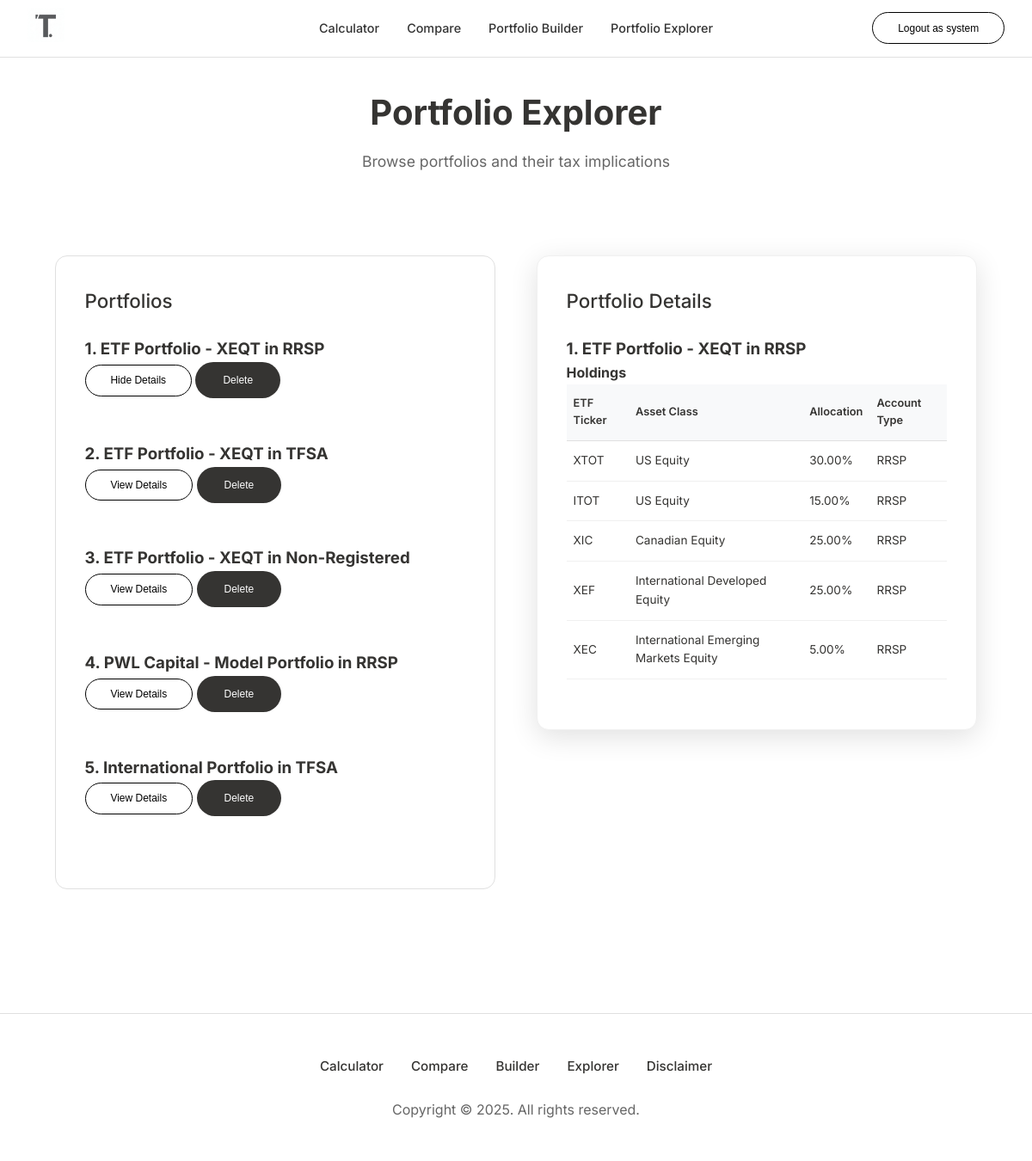
Page /controllers/portfolio_explorer.php (signed in) on the committed database.
### tables this page shows
CREATE TABLE holdings (
    id INT AUTO_INCREMENT PRIMARY KEY,
    portfolio_id INT NOT NULL,
    asset_class VARCHAR(50) NOT NULL,
    etf_ticker VARCHAR(20) NOT NULL,
    allocation_percentage DECIMAL(5,2) NOT NULL,
    account_type VARCHAR(50) NOT NULL,
    exchange VARCHAR(10) NOT NULL,
    fund_structure VARCHAR(20) NOT NULL,
    trailing_yield DECIMAL(5,2),
    FOREIGN KEY (portfolio_id) REFERENCES portfolios(id) ON DELETE CASCADE
);

### controllers/portfolio_explorer.php (called while the page is built, shortened)
<?php
require_once '../models/portfolio.php';
$db = new Portfolio();
try {
    if (isset($_SESSION['user_id']) && $_SESSION['user_id'] != null) {
        $portfolios = $db->getAllPortfoliosWithDetails(null, $_SESSION['user_id']);
    } else {
        $portfolios = $db->getAllPortfoliosWithDetails($_SESSION['anon_user'], null);
    }
} catch (Exception $e) {
    $error = $e->getMessage();
    $portfolios = [];
}
include '../view/portfolio_explorer.php';
?>

### database.php (called while the page is built, shortened)
<?php
class Database {
    public function connect() {
        $dbHost = 'localhost';
        $dbName = 'your_db_name';
        $username = 'your_db_user';
        $password = 'your_db_password';
        $dsn = "mysql:host=$dbHost;dbname=$dbName";
        try {
            $db = new PDO($dsn, $username, $password);
            return $db;
        } catch (PDOException $e) {
            $this->display_error($e->getMessage());
        }
    }
}

### models/portfolio.php (called while the page is built, shortened)
<?php
require_once __DIR__ . '/../database.php';
class Portfolio {
    private $db;
    public function __construct() {
        $database = new Database();
        $this->db = $database->connect();
    }
    public function getAllPortfoliosWithDetails($anon_user = null, $userId = null) {
        try {
            if ($userId !== null) {
                $query = "SELECT portfolios.id, portfolios.name, portfolios.description, portfolios.user_id,
                                 holdings.asset_class, holdings.etf_ticker, holdings.allocation_percentage, holdings.account_type
                          FROM portfolios
                          INNER JOIN holdings ON portfolios.id = holdings.portfolio_id
                          WHERE portfolios.user_id = :userId OR portfolios.user_id = 1";
                $statement = $this->db->prepare($query);
                $statement->bindValue(':userId', $userId, PDO::PARAM_INT);
            }
            $statement->execute();
            return $statement->fetchAll(PDO::FETCH_ASSOC);
        } catch (PDOException $e) {
            throw new Exception("Error getting portfolios with details: " . $e->getMessage());
        }
    }
}
?>

### view/portfolio_explorer.php (the view, shortened to what this page needs)
<?php
include 'header.php';
?>
<main>
    <div class="container">
        <div class="page-header">
            <h1>Portfolio Explorer</h1>
            <p>Browse portfolios and their tax implications</p>
        </div>
        <div class="two-column-layout">
            <div class="input-area">
                <h2>Portfolios</h2>
                <?php
                if (!empty($portfolios)):
                    $groupedPortfolios = [];
                    foreach ($portfolios as $portfolio) {
                        $portfolioId = $portfolio['id'];
                        if (!isset($groupedPortfolios[$portfolioId])) {
                            $groupedPortfolios[$portfolioId] = [
                                'user_id' => $portfolio['user_id'],
                                'anon_user' => $portfolio['anon_user'] ?? null,
                                'id' => $portfolio['id'],
                                'name' => $portfolio['name'],
                                'description' => $portfolio['description'],
                                'holdings' => []
                            ];
                        }
                        if ($portfolio['etf_ticker']) {
                            $groupedPortfolios[$portfolioId]['holdings'][] = [
                                'asset_class' => $portfolio['asset_class'],
                                'etf_ticker' => $portfolio['etf_ticker'],
                                'allocation_percentage' => $portfolio['allocation_percentage'],
                                'account_type' => $portfolio['account_type']
                            ];
                        }
                    }
                ?>
                <?php foreach ($groupedPortfolios as $portfolio): ?>
                    <div class="form-group">
                        <h3><?php echo htmlspecialchars($portfolio['name']); ?></h3>
                        <div class="form-group">
                            <button type="button" class="view-details-btn" data-portfolio-id="<?php echo $portfolio['id']; ?>">
                                View Details
                            </button>
                            <button type="button" class="hide-details-btn" data-portfolio-id="<?php echo $portfolio['id']; ?>" style="display: none;">
                                Hide Details
                            </button>
                            <?php if ((isset($_SESSION['user_id']) && $portfolio['user_id'] == $_SESSION['user_id'])
                            || (isset($_SESSION['anon_user']) && isset($portfolio['anon_user']) && $portfolio['anon_user'] == $_SESSION['anon_user'])): ?>
                                <form method="POST" action="portfolio_explorer.php" style="display: inline;">
                                    <button type="submit" name="delete_portfolio" class="btn" >Delete</button>
                                </form>
                            <?php endif; ?>
                        </div>
                    </div>
                    <br>
                    <div id="portfolio-template-<?php echo $portfolio['id']; ?>" style="display: none;">
                        <h3><?php echo htmlspecialchars($portfolio['name']); ?></h3>
                        <?php if ($portfolio['holdings'] && count($portfolio['holdings']) > 0): ?>
                            <h4>Holdings</h4>
                            <table>
                                <thead>
                                    <tr>
                                        <th>ETF Ticker</th>
                                        <th>Asset Class</th>
                                        <th>Allocation</th>
                                        <th>Account Type</th>
                                    </tr>
                                </thead>
                                <tbody>
                                    <?php foreach ($portfolio['holdings'] as $holding): ?>
                                        <tr>
                                            <td><?php echo htmlspecialchars($holding['etf_ticker']); ?></td>
                                            <td><?php echo htmlspecialchars($holding['asset_class']); ?></td>
                                            <td><?php echo number_format($holding['allocation_percentage'], 2); ?>%</td>
                                            <td><?php echo htmlspecialchars($holding['account_type']); ?></td>
                                        </tr>
                                    <?php endforeach; ?>
                                </tbody>
                            </table>
                        <?php endif; ?>
                    </div>
                <?php endforeach; ?>
                <?php endif; ?>
            </div>
            <div class="results-card">
                <h2>Portfolio Details</h2>
                <div id="portfolio-details-container">
                </div>
            </div>
        </div>
    </div>
</main>
<?php include 'footer.php'; ?>

### styles/styles.css (style rules this page uses)
* { margin: 0; padding: 0; box-sizing: border-box; }
body { font-family: 'Inter', Arial, sans-serif; line-height: 1.6; color: #353432; background-color: #fff; }
h1 { font-size: 2.5rem; font-weight: 700; color: #353432; margin-bottom: 1rem; }
h2 { font-size: 1.4rem; font-weight: 500; color: #353432; margin-bottom: 1.5rem; }
p { font-size: 1rem; color: #666; margin-bottom: 1rem; line-height: 1.5; }
.container { padding: 2rem; max-width: 1200px; margin: 0 auto; }
.form-group { margin-bottom: 1.5rem; }
button, .btn { background-color: #353432; color: #fff; border: none; padding: 0.875rem 2rem; font-size: 0.75rem; font-weight: 500; cursor: pointer; border-radius: 40px; transition: all 0.2s ease; }
.view-details-btn, .hide-details-btn { background-color: #ffffff; border: 1px solid #000000; color: #000000; padding: 0.65rem 1.8rem; }
table { width: 100%; border-collapse: collapse; margin-bottom: 1.5rem; }
th { background: #f8f9fa; padding: 0.75rem 0.5rem; text-align: left; font-size: 0.8rem; font-weight: 600; color: #353432; border-bottom: 1px solid #e0e0e0; }
td { padding: 0.75rem 0.5rem; font-size: 0.85rem; color: #353432; border-bottom: 1px solid #f0f0f0; }
.page-header { text-align: center; margin-bottom: 3rem; }
.page-header h1 { margin-bottom: 0.75rem; }
.page-header p { font-size: 1.1rem; color: #666; font-weight: 400; }
.two-column-layout { display: grid; grid-template-columns: 1fr 1fr; gap: 3rem; max-width: 1200px; margin: 0 auto; padding: 3rem 2rem; min-height: 80vh; }
.input-area { background: #fff; padding: 2.1rem; border-radius: 14px; border: 1px solid #e0e0e0; height: fit-content; }
.results-card { background: #fff; border-radius: 14px; box-shadow: 0 8px 32px rgba(0, 0, 0, 0.12); padding: 2.1rem; border: 1px solid #f0f0f0; height: fit-content; position: sticky; top: 2rem; }

### rows in the picture
holdings: etf_ticker "XTOT", asset_class "US Equity", allocation_percentage "30.00", account_type "RRSP"
holdings: etf_ticker "ITOT", asset_class "US Equity", allocation_percentage "15.00", account_type "RRSP"
holdings: etf_ticker "XIC", asset_class "Canadian Equity", allocation_percentage "25.00", account_type "RRSP"
holdings: etf_ticker "XEF", asset_class "International Developed Equity", allocation_percentage "25.00", account_type "RRSP"
holdings: etf_ticker "XEC", asset_class "International Emerging Markets Equity", allocation_percentage "5.00", account_type "RRSP"

### other values in the picture
$_SESSION['username'] "system"
$portfolio['name'] "1. ETF Portfolio - XEQT in RRSP"
$portfolio['name'] "2. ETF Portfolio - XEQT in TFSA"
$portfolio['name'] "3. ETF Portfolio - XEQT in Non-Registered"
$portfolio['name'] "4. PWL Capital - Model Portfolio in RRSP"
$portfolio['name'] "5. International Portfolio in TFSA"
